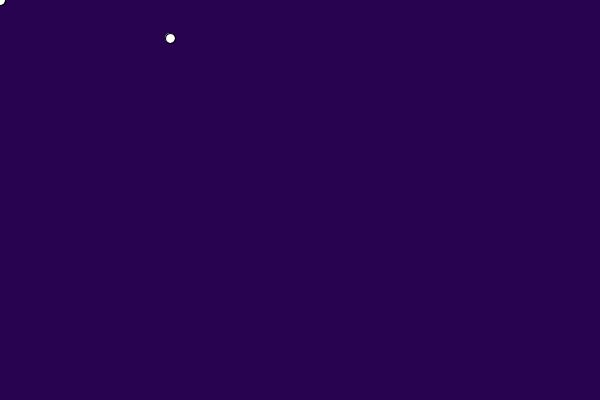
Frame 1 (no input)
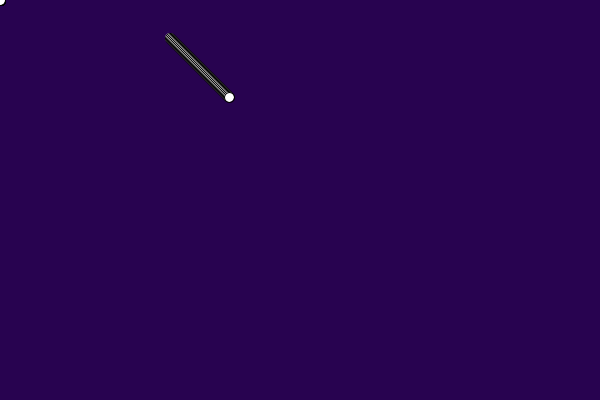
Frame 60 (the mouse pressed at the canvas centre just before this capture)
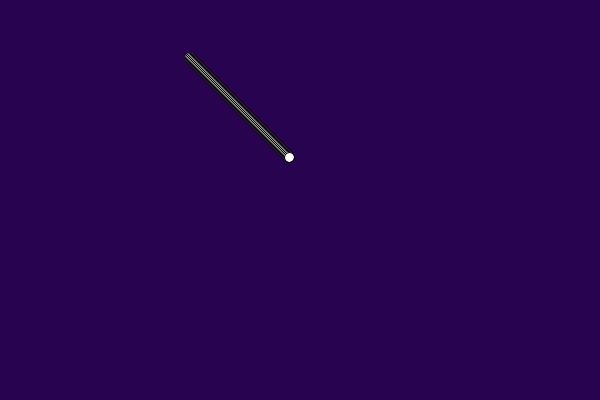
Frame 120 (the mouse held since frame 60 and released just before this capture)

The Processing sketch that drew these frames (run headless with seeded random() and noise(); from frame 60 on, the mouse is pressed at the canvas centre):

// Processing sketch: processing_58607
// ── processing_58607.pde

int x, y, directionx, directiony;
int trailNum = 100;
int prevx[];
int prevy[];


void setup() {
  size(600, 400);
  x = 170;
  y = 38;
  directionx = 1; 
  directiony = 1;
  prevx = new int [trailNum];
  prevy = new int [trailNum];
}

void draw() {
  background(40, 3, 80);
  for(int i = 1; i < trailNum; i++){
     prevx[i - 1] = prevx[i];
     prevy[i - 1] = prevy[i]; 
  }
  
  prevx[trailNum - 1] = x;
  prevy[trailNum - 1] = y;
  for(int i = 0; i < trailNum; i ++){
    ellipse(prevx[i],prevy[i],10,10); 
  }
 
  x += directionx;
  y += directiony;
  if (x > 600) {
    directionx = -1;
  }
  if (x < 0) {
    directionx = 1;
  }
  if (y > 500) {
    directiony = -1;
  }

  if (y < 0) {
    directiony = 1;
  }
}
